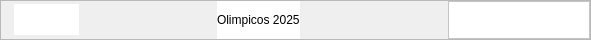
        <widget class="QFrame" name="frame_Superior">
         <property name="maximumSize">
          <size>
           <width>16777215</width>
           <height>40</height>
          </size>
         </property>
         <property name="styleSheet">
          <string notr="true">QFrame#frame_Superior{
	border: 3px solid rgb(135, 206, 235);
	background-color: rgb(255, 255, 255);
}

background-color: rgb(255, 255, 255);
</string>
         </property>
         <property name="frameShape">
          <enum>QFrame::StyledPanel</enum>
         </property>
         <property name="frameShadow">
          <enum>QFrame::Raised</enum>
         </property>
         <layout class="QHBoxLayout" name="horizontalLayout_11">
          <property name="spacing">
           <number>0</number>
          </property>
          <property name="leftMargin">
           <number>0</number>
          </property>
          <property name="topMargin">
           <number>0</number>
          </property>
          <property name="rightMargin">
           <number>0</number>
          </property>
          <property name="bottomMargin">
           <number>0</number>
          </property>
          <item>
           <spacer name="horizontalSpacer_2">
            <property name="orientation">
             <enum>Qt::Horizontal</enum>
            </property>
            <property name="sizeType">
             <enum>QSizePolicy::Fixed</enum>
            </property>
            <property name="sizeHint" stdset="0">
             <size>
              <width>13</width>
              <height>20</height>
             </size>
            </property>
           </spacer>
          </item>
          <item>
           <widget class="QLabel" name="label_icono">
            <property name="minimumSize">
             <size>
              <width>65</width>
              <height>31</height>
             </size>
            </property>
            <property name="maximumSize">
             <size>
              <width>31</width>
              <height>31</height>
             </size>
            </property>
            <property name="styleSheet">
             <string notr="true">font:87 14pt&quot;Arial Black&quot;;
color: rgb(0,0,0);
background-color: rgb(255, 255, 255);
</string>
            </property>
            <property name="lineWidth">
             <number>1</number>
            </property>
            <property name="text">
             <string/>
            </property>
            <property name="pixmap">
             <pixmap>Imagenes/olimpicos.png</pixmap>
            </property>
            <property name="scaledContents">
             <bool>true</bool>
            </property>
           </widget>
          </item>
          <item>
           <spacer name="horizontalSpacer_3">
            <property name="orientation">
             <enum>Qt::Horizontal</enum>
            </property>
            <property name="sizeHint" stdset="0">
             <size>
              <width>138</width>
              <height>20</height>
             </size>
            </property>
           </spacer>
          </item>
          <item>
           <widget class="QLabel" name="label_Titulo">
            <property name="styleSheet">
             <string notr="true">font:87 14pt&quot;Arial Black&quot;;
background-color: rgb(255, 255, 255);
</string>
            </property>
            <property name="text">
             <string>Olimpicos 2025</string>
            </property>
           </widget>
          </item>
          <item>
           <spacer name="horizontalSpacer">
            <property name="orientation">
             <enum>Qt::Horizontal</enum>
            </property>
            <property name="sizeHint" stdset="0">
             <size>
              <width>148</width>
              <height>20</height>
             </size>
            </property>
           </spacer>
          </item>
          <item>
           <widget class="QFrame" name="frame_10">
            <property name="styleSheet">
             <string notr="true">background-color: rgb(255, 255, 255);</string>
            </property>
            <property name="frameShape">
             <enum>QFrame::StyledPanel</enum>
            </property>
            <property name="frameShadow">
             <enum>QFrame::Raised</enum>
            </property>
            <layout class="QHBoxLayout" name="horizontalLayout_2">
             <property name="spacing">
              <number>0</number>
             </property>
             <property name="leftMargin">
              <number>0</number>
             </property>
             <property name="topMargin">
              <number>0</number>
             </property>
             <property name="rightMargin">
              <number>0</number>
             </property>
             <property name="bottomMargin">
              <number>0</number>
             </property>
             <item>
              <widget class="QPushButton" name="btn_Minimizar">
               <property name="minimumSize">
                <size>
                 <width>35</width>
                 <height>35</height>
                </size>
               </property>
               <property name="maximumSize">
                <size>
                 <width>35</width>
                 <height>35</height>
                </size>
               </property>
               <property name="styleSheet">
                <string notr="true">QPushButton{
border:0px;
}

QPushButton:hover{
border:5px solid rgb(211, 211, 211);
background-color:white;

}</string>
               </property>
               <property name="text">
                <string/>
               </property>
               <property name="icon">
                <iconset>
                 <normaloff>Imagenes/minimizar.png</normaloff>Imagenes/minimizar.png</iconset>
               </property>
               <property name="iconSize">
                <size>
                 <width>32</width>
                 <height>32</height>
                </size>
               </property>
              </widget>
             </item>
             <item>
              <widget class="QPushButton" name="btn_Restaurar">
               <property name="minimumSize">
                <size>
                 <width>35</width>
                 <height>35</height>
                </size>
               </property>
               <property name="maximumSize">
                <size>
                 <width>35</width>
                 <height>35</height>
                </size>
               </property>
               <property name="styleSheet">
                <string notr="true">QPushButton{
border:0px;
}

QPushButton:hover{
border:5px solid rgb(211, 211, 211);
background-color:white;

}</string>
               </property>
               <property name="text">
                <string/>
               </property>
               <property name="icon">
                <iconset>
                 <normaloff>Imagenes/restaurar.png</normaloff>Imagenes/restaurar.png</iconset>
               </property>
               <property name="iconSize">
                <size>
                 <width>32</width>
                 <height>32</height>
                </size>
               </property>
              </widget>
             </item>
             <item>
              <widget class="QPushButton" name="btn_Maximizar">
               <property name="minimumSize">
                <size>
                 <width>35</width>
                 <height>35</height>
                </size>
               </property>
               <property name="maximumSize">
                <size>
                 <width>35</width>
                 <height>35</height>
                </size>
               </property>
               <property name="styleSheet">
                <string notr="true">QPushButton{
border:0px;
}

QPushButton:hover{
border:5px solid rgb(211, 211, 211);
background-color:white;

}</string>
               </property>
               <property name="text">
                <string/>
               </property>
               <property name="icon">
                <iconset>
                 <normaloff>Imagenes/maximizar.png</normaloff>Imagenes/maximizar.png</iconset>
               </property>
               <property name="iconSize">
                <size>
                 <width>32</width>
                 <height>32</height>
                </size>
               </property>
              </widget>
             </item>
             <item>
              <widget class="QPushButton" name="btn_Cerrar">
               <property name="minimumSize">
                <size>
                 <width>35</width>
                 <height>35</height>
                </size>
               </property>
               <property name="maximumSize">
                <size>
                 <width>35</width>
                 <height>35</height>
                </size>
               </property>
               <property name="styleSheet">
                <string notr="true">QPushButton{
border:0px;
}

QPushButton:hover{
border:5px solid rgb(211, 211, 211);
background-color:white;

}
</string>
               </property>
               <property name="text">
                <string/>
               </property>
               <property name="icon">
                <iconset>
                 <normaloff>Imagenes/cerrar.png</normaloff>Imagenes/cerrar.png</iconset>
               </property>
               <property name="iconSize">
                <size>
                 <width>32</width>
                 <height>32</height>
                </size>
               </property>
              </widget>
             </item>
            </layout>
           </widget>
          </item>
         </layout>
        </widget>
